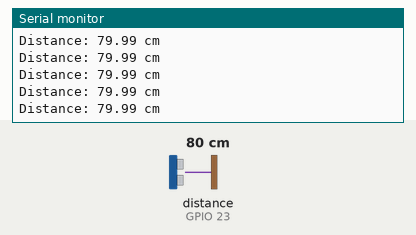
Recording of a sketch running on a simulated ESP32. Parts: the last lines printed to the serial monitor. Wiring (inferred from the names in the program): ultrasonic range finder: trigger GPIO 22; echo GPIO 23. Inputs (shaded band) come from the test bench; at power-on: distance to the obstacle (sensor on GPIO 23) 80 cm. The echo pulse lasts 58.3 µs per cm.

Above: at 1.2 s.
1.3 s: distance to the obstacle (sensor on GPIO 23) set to 2 cm
At 1.59 s:
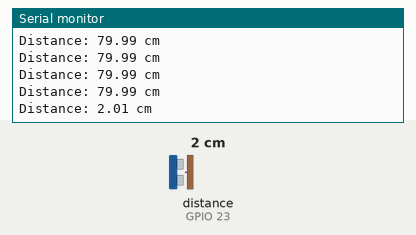
2.8 s: distance to the obstacle (sensor on GPIO 23) set to 4 cm
At 2.8 s:
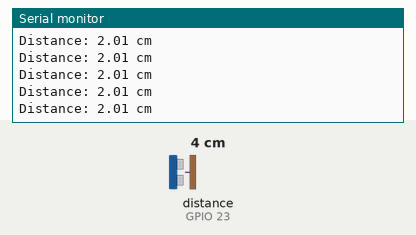
Timing chart, 0 to 5.8 s (numbered marks = the images above; inputs shaded):
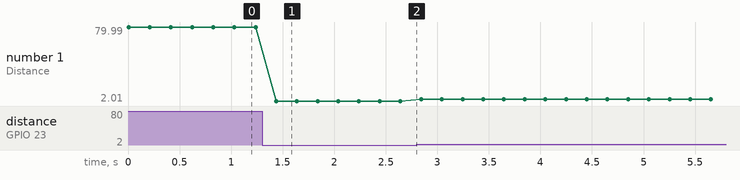

The sketch:

ultrasonic_sensing.ino
```cpp
// This file contains the code to:
// - Trigger our ultrasonic HC-SR04 sensors
// - Calculating and printing measured distances

// First assign the ESP32 pins:
const int TRIG_PIN = 22;
const int ECHO_PIN = 23;

void setup() {
  Serial.begin(115200); // We initialise serial communication at a rate of 115200 baud (symbols/second), for debugging.
  pinMode(TRIG_PIN, OUTPUT);
  pinMode(ECHO_PIN, INPUT);
}

void loop() {
  // First we clear the trigger-line, followed by a 2us pause:
  digitalWrite(TRIG_PIN, LOW);
  delayMicroseconds(2);

  // Then send a 10us pulse to trigger the sensor:
  digitalWrite(TRIG_PIN, HIGH);
  delayMicroseconds(10);
  digitalWrite(TRIG_PIN, LOW);

  // Now measure the return-pulse's duration; wait for ECHO_PIN to go high, start timing, then stop when it goes low.
  // We also set a timeout of 3,000,000us = 1s, which corresponds to a max distance of 5m.
  long duration = pulseIn(ECHO_PIN, HIGH, 3000000);

  if(duration == 0) {
    Serial.println("Target out of range / sensor has been disconnected!"); // Error message for being out of ~5m range, or sensor being disconnected
  } else {
    float dist_cm = (duration*0.0343) / 2.0; // Calculate distance based on duration
    Serial.print("Distance: ");
    Serial.print(dist_cm);
    Serial.println(" cm");
  }

  // Lastly, add a delay between measurements; we get 5 measurements per second.
  delay(200);
}
```

Measured:
- after the input at 1.3 s, the serial monitor: prints a new line after 0.14 s (image 1)
- plotted number 1: 79.99 → 2.01 after the input at 1.3 s, 2.01 → 4.01 after the input at 2.8 s
